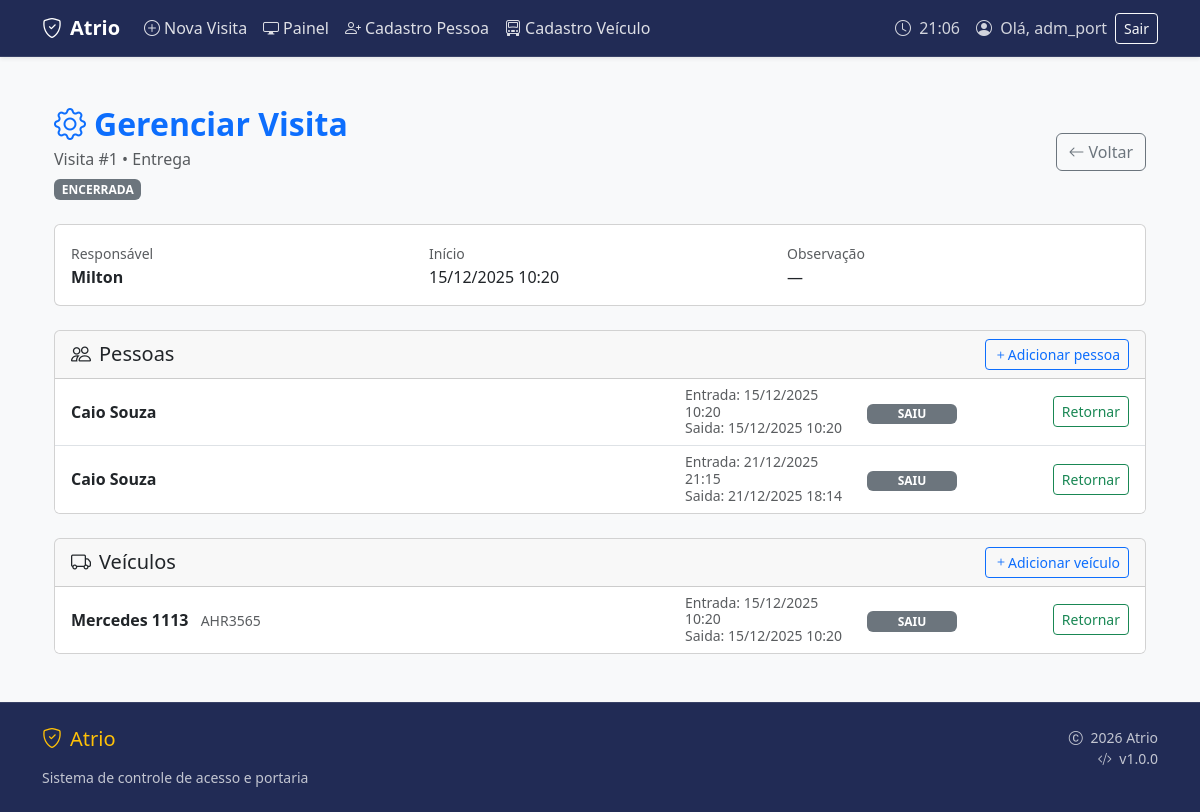
The app's page /visitas/1/ (signed in) with its own data.
### apps/visitas/models.py (models this page shows, shortened)
class GrupoVisita(models.Model):
    data_entrada = models.DateTimeField(auto_now_add=True)
    data_saida = models.DateTimeField(blank=True, null=True)
    autorizado_por = models.CharField(max_length=200, blank=True, null=True)
    motivo = models.CharField(max_length=200, blank=True, null=True)
    observacao = models.TextField(blank=True, null=True)

class VisitaPessoa(models.Model):
    grupo = models.ForeignKey(
        GrupoVisita,
        on_delete=models.CASCADE,
        related_name="pessoas"
    )
    pessoa = models.ForeignKey(
        "pessoas.Pessoa",
        on_delete=models.CASCADE
    )
    data_entrada = models.DateTimeField(auto_now_add=True)
    data_saida = models.DateTimeField(blank=True, null=True)

class VisitaVeiculo(models.Model):
    grupo = models.ForeignKey(
        GrupoVisita,
        on_delete=models.CASCADE,
        related_name="veiculos"
    )
    veiculo = models.ForeignKey(
        "veiculos.Veiculo",
        on_delete=models.CASCADE
    )
    data_entrada = models.DateTimeField(auto_now_add=True)
    data_saida = models.DateTimeField(blank=True, null=True)

### apps/pessoas/models.py (models this page shows, shortened)
class Pessoa(models.Model):
    TIPO_CHOICES = [
        ("visitante", "Visitante"),
        ("funcionario", "Funcionário"),
        ("motorista", "Motorista"),
    ]
    nome = models.CharField(max_length=200)
    empresa = models.CharField(max_length=200, blank=True, null=True)
    tipo = models.CharField(max_length=20, choices=TIPO_CHOICES, blank=True, null=True)
    observacao = models.TextField(blank=True, null=True)
    criado_em = models.DateTimeField(auto_now_add=True)
    class Meta:
        app_label = "pessoas"

### apps/veiculos/models.py (models this page shows, shortened)
class Veiculo(models.Model):
    placa = models.CharField(max_length=7, unique=True)
    modelo = models.CharField(max_length=100, blank=True, null=True)
    cor = models.CharField(max_length=50, blank=True, null=True)
    empresa = models.CharField(max_length=200, blank=True, null=True)
    tipo = models.CharField(max_length=50, blank=True, null=True)
    observacao = models.TextField(blank=True, null=True)
    criado_em = models.DateTimeField(auto_now_add=True)
    class Meta:
        app_label = "veiculos"

### apps/ui/views.py (the view)
# urls.py: path('visitas/<int:id>/', views.gerenciar_visita, name='gerenciar_visita'),
@login_required
def gerenciar_visita(request, id):
    visita = get_object_or_404(GrupoVisita, pk=id)
    pessoas = VisitaPessoa.objects.filter(grupo=visita).select_related("pessoa")
    veiculos = VisitaVeiculo.objects.filter(grupo=visita).select_related("veiculo")
    return render(request, "ui/gerenciar_visita.html", {
        "visita": visita,
        "pessoas": pessoas,
        "veiculos": veiculos,
    })

### apps/ui/templates/ui/gerenciar_visita.html (shortened to what this page needs)
{% extends "ui/base.html" %}
{% load static %}
{% block content %}
<div class="container-fluid py-4">
  <div class="d-flex justify-content-between align-items-center mb-4">
    <div>
      <h2 class="fw-bold text-primary mb-1">
        <i class="bi bi-gear me-2"></i>Gerenciar Visita
      </h2>
      <p class="text-muted mb-0">
        Visita #{{ visita.id }} • {{ visita.motivo }}
      </p>
      {% if visita.data_saida %}
        <span class="badge bg-secondary mt-2">ENCERRADA</span>
      {% else %}
        <span class="badge bg-success mt-2">ABERTA</span>
      {% endif %}
    </div>
    <div class="d-flex gap-2">
      <a href="{% url 'ui:visitas' %}" class="btn btn-outline-secondary" id="btnVoltarVisitas" data-default-url="{% url 'ui:visitas' %}">
        <i class="bi bi-arrow-left me-1"></i>Voltar
      </a>
    </div>
  </div>
  <div class="card mb-4">
    <div class="card-body">
      <div class="row g-3">
        <div class="col-md-4">
          <small class="text-muted">Responsável</small>
          <div class="fw-semibold">{{ visita.autorizado_por }}</div>
        </div>
        <div class="col-md-4">
          <small class="text-muted">Início</small>
          <div>{{ visita.data_entrada|date:"d/m/Y H:i" }}</div>
        </div>
        <div class="col-md-4">
          <small class="text-muted">Observação</small>
          <div>{{ visita.observacao|default:"—" }}</div>
        </div>
      </div>
    </div>
  </div>
  <div class="card mb-4">
    <div class="card-header d-flex justify-content-between align-items-center">
      <h5 class="mb-0">
        <i class="bi bi-people me-2"></i>Pessoas
      </h5>
      <button
        id="btnAddPessoaGerenciar"
        class="btn btn-sm btn-outline-primary"
        onclick="mostrarBuscaPessoa()">
        <i class="bi bi-plus"></i>Adicionar pessoa
      </button>
    </div>
    <ul class="list-group list-group-flush">
      {% for p in pessoas %}
        <li class="list-group-item">
          <div class="linha-visita">
            <div class="col-nome">
              <strong>{{ p.pessoa.nome }}</strong>
            </div>
            <div class="col-datas text-muted small">
              <div>Entrada: {{ p.data_entrada|date:"d/m/Y H:i" }}</div>
              <div>Saida: {{ p.data_saida|date:"d/m/Y H:i"|default:"-" }}</div>
            </div>
            <div class="col-status">
              {% if p.data_saida %}
                <span class="badge bg-secondary status-badge">SAIU</span>
              {% else %}
                <span class="badge bg-success status-badge">DENTRO</span>
              {% endif %}
            </div>
            <div class="col-acao">
              {% if p.data_saida %}
                <button class="btn btn-sm btn-outline-success"
                        onclick="registrarEntradaPessoa({{ p.id }})">
                  Retornar
                </button>
              {% else %}
                <button class="btn btn-sm btn-outline-danger"
                        onclick="registrarSaidaPessoa({{ p.id }})">
                  Registrar saída
                </button>
              {% endif %}
            </div>
          </div>
        </li>
      {% endfor %}
    </ul>
  </div>
  <div class="card">
    <div class="card-header d-flex justify-content-between align-items-center">
      <h5 class="mb-0">
        <i class="bi bi-truck me-2"></i>Veículos
      </h5>
      <button
        id="btnAddVeiculoGerenciar"
        class="btn btn-sm btn-outline-primary"
        onclick="mostrarBuscaVeiculo()">
        <i class="bi bi-plus"></i>Adicionar veículo
      </button>
    </div>
    <ul class="list-group list-group-flush">
      {% for v in veiculos %}
        <li class="list-group-item">
          <div class="linha-visita">
            <div class="col-nome">
              <strong>{{ v.veiculo.placa }}</strong>
              <small class="text-muted ms-2">{{ v.veiculo.modelo }}</small>
            </div>
            <div class="col-datas text-muted small">
              <div>Entrada: {{ v.data_entrada|date:"d/m/Y H:i" }}</div>
              <div>Saida: {{ v.data_saida|date:"d/m/Y H:i"|default:"-" }}</div>
            </div>
            <div class="col-status">
              {% if v.data_saida %}
                <span class="badge bg-secondary status-badge">SAIU</span>
              {% else %}
                <span class="badge bg-success status-badge">DENTRO</span>
              {% endif %}
            </div>
            <div class="col-acao">
              {% if v.data_saida %}
                <button class="btn btn-sm btn-outline-success"
                        onclick="registrarEntradaVeiculo({{ v.id }})">
                  Retornar
                </button>
              {% else %}
                <button class="btn btn-sm btn-outline-danger"
                        onclick="registrarSaidaVeiculo({{ v.id }})">
                  Registrar saída
                </button>
              {% endif %}
            </div>
          </div>
        </li>
      {% endfor %}
    </ul>
  </div>
</div>
{% endblock %}

### apps/ui/templates/ui/base.html (shortened to what this page needs)
{% load static %}
<!DOCTYPE html>
<html lang="pt-BR">
<head>
  <link href="https://cdn.jsdelivr.net/npm/bootstrap@5.3.3/dist/css/bootstrap.min.css" rel="stylesheet">
  <link href="https://cdn.jsdelivr.net/npm/bootstrap-icons@1.11.3/font/bootstrap-icons.min.css" rel="stylesheet">
  <link rel="stylesheet" href="{% static 'css/estilos.css' %}">
</head>
<body class="d-flex flex-column min-vh-100 bg-light">
<nav class="navbar navbar-expand-lg navbar-dark navbar-custom shadow-sm">
  <div class="container">
    <a class="navbar-brand fw-bold" href="{% url 'ui:painel' %}">
      <i class="bi bi-shield-check me-2"></i>Atrio
    </a>
    <div class="collapse navbar-collapse" id="navbarNav">
      <ul class="navbar-nav me-auto">
        <li class="nav-item">
          <a class="nav-link {% if request.resolver_match.url_name == 'nova_visita' %}active{% endif %}"
             href="{% url 'ui:nova_visita' %}">
            <i class="bi bi-plus-circle me-1"></i>Nova Visita
          </a>
        </li>
        <li class="nav-item">
          <a class="nav-link {% if request.resolver_match.url_name == 'painel' %}active{% endif %}"
             href="{% url 'ui:painel' %}">
            <i class="bi bi-display me-1"></i>Painel
          </a>
        </li>
        <li class="nav-item">
          <a class="nav-link {% if request.resolver_match.url_name == 'cadastro_pessoa' %}active{% endif %}"
             href="{% url 'ui:cadastro_pessoa' %}">
            <i class="bi bi-person-plus me-1"></i>Cadastro Pessoa
          </a>
        </li>
        <li class="nav-item">
          <a class="nav-link {% if request.resolver_match.url_name == 'cadastro_veiculo' %}active{% endif %}"
             href="{% url 'ui:cadastro_veiculo' %}">
            <i class="bi bi-truck-front me-1"></i>Cadastro Veículo
          </a>
        </li>
      </ul>
      <div class="d-flex align-items-center gap-3">
        <div class="navbar-text d-none d-lg-block">
          <i class="bi bi-clock me-1"></i>
          <span id="currentTime">{{ now|date:"H:i" }}</span>
        </div>
        {% if request.user.is_authenticated %}
          <div class="d-none d-lg-flex align-items-center gap-2">
            <div class="navbar-text">
              <i class="bi bi-person-circle me-1"></i>
              Olá, {{ request.user.get_full_name|default:request.user.username }}
            </div>
            <form method="post" action="{% url 'logout' %}" class="d-inline">
              <button type="submit" class="btn btn-sm btn-outline-light">
                Sair
              </button>
            </form>
          </div>
        {% else %}
          <a class="btn btn-sm btn-outline-light" href="{% url 'login' %}">
            Entrar
          </a>
        {% endif %}
      </div>
    </div>
  </div>
</nav>
<main class="container py-4 flex-grow-1">
  {% block content %}{% endblock %}
</main>
<footer class="footer-custom footer mt-auto text-light py-4">
  <div class="container">
    <div class="row">
      <div class="col-md-6">
        <h5 class="text-warning mb-3">
          <i class="bi bi-shield-check me-2"></i>Atrio
        </h5>
        <p class="small text-light mb-0 opacity-75">
          Sistema de controle de acesso e portaria
        </p>
      </div>
      <div class="col-md-6 text-md-end">
        <p class="small text-light mb-0 opacity-75">
          <i class="bi bi-c-circle me-1"></i> {% now "Y" %} Atrio
        </p>
        <p class="small text-light opacity-75 mb-0">
          <i class="bi bi-code-slash me-1"></i> v1.0.0
        </p>
      </div>
    </div>
  </div>
</footer>
</body>
</html>

### apps/ui/static/css/estilos.css (style rules this page uses)
:root { --info-color: #0dcaf0; --system-online: #198754; --system-offline: #dc3545; --warning-bg: #fff3cd; --warning-border: #ffc107; --critical-bg: #f8d7da; --critical-border: #dc3545; }
.navbar-custom { background-color: #212b55 !important; border-bottom: 1px solid rgba(255, 255, 255, 0.1); }
.footer-custom { background-color: #212b55 !important; border-top: 1px solid rgba(255, 255, 255, 0.1); }
.navbar-custom .nav-link { color: rgba(255, 255, 255, 0.85) !important; transition: all 0.2s ease; }
.navbar-custom .navbar-brand { color: #fff !important; }
.navbar-custom .navbar-text { color: rgba(255, 255, 255, 0.8) !important; }

### apps/ui/templates/ui/gerenciar_visita.html (style rules this page uses)
.linha-visita { display: grid; grid-template-columns: 1fr 170px 90px 160px; align-items: center; column-gap: 12px; }
.col-nome { min-width: 0; white-space: nowrap; overflow: hidden; text-overflow: ellipsis; }
.status-badge { display: inline-block; width: 90px; text-align: center; }
.col-acao { text-align: right; }
.col-datas { line-height: 1.2; }

### records on screen
GrupoVisita: id "1", motivo "Entrega", autorizado_por "Milton", data_entrada "15/12/2025 10:20", observacao "—"
VisitaPessoa: pessoa.nome "Caio Souza", data_entrada "15/12/2025 10:20", data_saida "15/12/2025 10:20", shows "SAIU"
VisitaPessoa: pessoa.nome "Caio Souza", data_entrada "21/12/2025 21:15", data_saida "21/12/2025 18:14", shows "SAIU"
VisitaVeiculo: veiculo.placa "Mercedes 1113", veiculo.modelo "AHR3565", data_entrada "15/12/2025 10:20", data_saida "15/12/2025 10:20", shows "SAIU"

### other values on screen
{{ request.user.get_full_name|default:request.user.username }} "adm_port"
